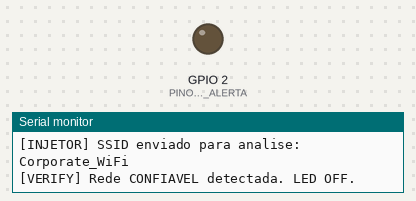
The sketch below on a simulated ESP32. Parts: output pins drawn as LEDs (lit = HIGH), the last lines printed to the serial monitor. Random numbers use the default seed unless the sketch sets one.

Above: at 0.1 s.
At 32.9 s:
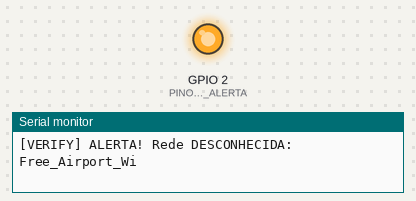
Timing chart, 0 to 36.5 s (numbered marks = the images above):
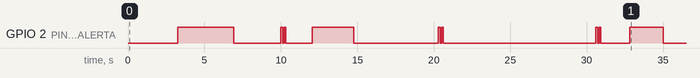

The sketch:

sketch.ino
```cpp
/*
 * SISTEMA DE MONITORAMENTO DE SEGURANÇA DE REDES (Simulação)
 * Alunos:
   Enzo Moraes Chang - RM 87424
   Matheus Martins de Sena - RM 89129

 * * Descrição:
 * Implementação de sistema multitarefa para validar SSIDs de redes Wi-Fi
 * utilizando Filas (Queues) e Mutex para proteção de dados.
 *
 */

#include <Arduino.h>
#include "freertos/FreeRTOS.h"
#include "freertos/task.h"
#include "freertos/queue.h"
#include "freertos/semphr.h"
#include <vector>

// --- CONFIGURAÇÕES DE HARDWARE ---
#define PINO_LED_ALERTA  2  // LED Azul (Built-in no ESP32 DevKit V1)

// --- CONFIGURAÇÕES DO SISTEMA ---
#define TAMANHO_FILA     10
#define TEMPO_HEARTBEAT  10000 // 10 segundos conforme PDF (item 5.3)

// --- SIMULAÇÃO DE DADOS (MOCKING) ---
// Lista de redes que o "driver" simulado pode encontrar
const char* redesSimuladas[] = {
  "REDE_SEGURA_1",    // Conhecida
  "WIFI_DA_PRACA",    // Perigosa
  "Corporate_WiFi",   // Conhecida
  "Free_Airport_Wi",  // Perigosa
  "Home_Office_Net"   // Conhecida
};

// --- GLOBAIS E OBJETOS DO FREERTOS ---
QueueHandle_t xFilaSSID;              // Fila para transportar os nomes das redes
SemaphoreHandle_t xMutexListaSegura;  // Mutex para proteger a leitura da lista
std::vector<String> listaRedesConfiaveis; // "Safe List"

// Variável auxiliar para manter o estado do LED entre as piscadas do Heartbeat
volatile bool estadoAlertaAtivo = false;

// ============================================================
//  TAREFA 1: vTaskInjector (Prioridade ALTA - 2)
//  Objetivo: Simular o driver Wi-Fi e injetar dados na fila
// ============================================================
void vTaskInjector(void *pvParameters) {
  char ssidBuffer[32]; // Buffer temporário

  for (;;) {
    // 1. Simula a chegada de um sinal Wi-Fi aleatório
    int indiceSorteado = random(0, 5);
    strcpy(ssidBuffer, redesSimuladas[indiceSorteado]);

    // 2. Envia para a Fila (sem processar, apenas injeta)
    // portMAX_DELAY faz a tarefa esperar se a fila estiver cheia
    if (xQueueSend(xFilaSSID, &ssidBuffer, portMAX_DELAY) == pdPASS) {
      Serial.print("[INJETOR] SSID enviado para analise: ");
      Serial.println(ssidBuffer);
    }

    // Aguarda um tempo aleatório entre envios para simular tráfego real
    vTaskDelay(pdMS_TO_TICKS(random(2000, 5000)));
  }
}

// ============================================================
//  TAREFA 2: vTaskVerifyNetwork (Prioridade MÉDIA - 1)
//  Objetivo: Consumir fila, verificar segurança e acionar LED
// ============================================================
void vTaskVerifyNetwork(void *pvParameters) {
  char ssidRecebido[32];
  bool redeEhSegura = false;

  for (;;) {
    // 1. Aguarda chegar algo na fila
    if (xQueueReceive(xFilaSSID, &ssidRecebido, portMAX_DELAY) == pdTRUE) {

      redeEhSegura = false; // Reset do status
      String strSSID = String(ssidRecebido);

      // 2. Solicita o Mutex antes de ler a memória compartilhada (Lista)
      if (xSemaphoreTake(xMutexListaSegura, portMAX_DELAY) == pdTRUE) {

        // Busca na lista de redes confiáveis
        for (const auto& rede : listaRedesConfiaveis) {
          if (rede == strSSID) {
            redeEhSegura = true;
            break;
          }
        }

        // Libera o Mutex imediatamente após a leitura
        xSemaphoreGive(xMutexListaSegura);
      }

      // 3. Lógica de Alerta Visual (Item 5.1 e 5.2 do PDF)
      if (redeEhSegura) {
        Serial.println("[VERIFY] Rede CONFIAVEL detectada. LED OFF.");
        estadoAlertaAtivo = false;
        digitalWrite(PINO_LED_ALERTA, LOW);
      } else {
        Serial.print("[VERIFY] ALERTA! Rede DESCONHECIDA: ");
        Serial.println(strSSID);
        estadoAlertaAtivo = true;
        digitalWrite(PINO_LED_ALERTA, HIGH);
      }
    }
  }
}

// ============================================================
//  TAREFA 3: vTaskHeartbeat (Prioridade BAIXA - 0)
//  Objetivo: Monitor de saúde, pisca LED periodicamente
// ============================================================
void vTaskHeartbeat(void *pvParameters) {
  for (;;) {
    // Aguarda 10 segundos (conforme item 5.3)
    vTaskDelay(pdMS_TO_TICKS(TEMPO_HEARTBEAT));

    Serial.println("[HEARTBEAT] Verificacao de sistema ativo...");

    // Pisca rapidamente 3 vezes
    for (int i = 0; i < 3; i++) {
      digitalWrite(PINO_LED_ALERTA, !digitalRead(PINO_LED_ALERTA)); // Inverte estado
      vTaskDelay(pdMS_TO_TICKS(100));
    }

    // Restaura o estado correto do LED de acordo com o alerta atual
    // Isso garante que o Heartbeat não "apague" um alerta real acidentalmente
    digitalWrite(PINO_LED_ALERTA, estadoAlertaAtivo ? HIGH : LOW);
  }
}

// ============================================================
//  SETUP (Inicialização)
// ============================================================
void setup() {
  Serial.begin(115200);

  // Configuração do GPIO
  pinMode(PINO_LED_ALERTA, OUTPUT);
  digitalWrite(PINO_LED_ALERTA, LOW);

  // Criação dos objetos do Kernel
  xFilaSSID = xQueueCreate(TAMANHO_FILA, sizeof(char[32]));
  xMutexListaSegura = xSemaphoreCreateMutex();

  // Populando a "Safe List" (Simulando carregamento de memória flash)
  listaRedesConfiaveis.push_back("REDE_SEGURA_1");
  listaRedesConfiaveis.push_back("Corporate_WiFi");
  listaRedesConfiaveis.push_back("Home_Office_Net");

  Serial.println("--- Sistema Iniciado ---");

  // Criação das Tarefas com as prioridades especificadas no PDF
  // vTaskInjector: Prioridade 2 (Alta)
  xTaskCreate(vTaskInjector, "Injector", 2048, NULL, 2, NULL);

  // vTaskVerifyNetwork: Prioridade 1 (Média)
  xTaskCreate(vTaskVerifyNetwork, "Verify", 2048, NULL, 1, NULL);

  // vTaskHeartbeat: Prioridade 0 (Baixa)
  xTaskCreate(vTaskHeartbeat, "Heartbeat", 2048, NULL, 0, NULL);
}

void loop() {
  // No FreeRTOS com Arduino, o loop() é mantido vazio ou usado para tarefas de fundo.
  // Tudo acontece nas Tasks acima.
  vTaskDelay(pdMS_TO_TICKS(1000));
}
```

Measured:
- by itself, GPIO 2 (PINO_LED_ALERTA): LOW → HIGH at 3.3 s, → LOW 3.7 s later, → HIGH 3.1 s later, → LOW 0.10 s later, … (18 changes in this stretch)
